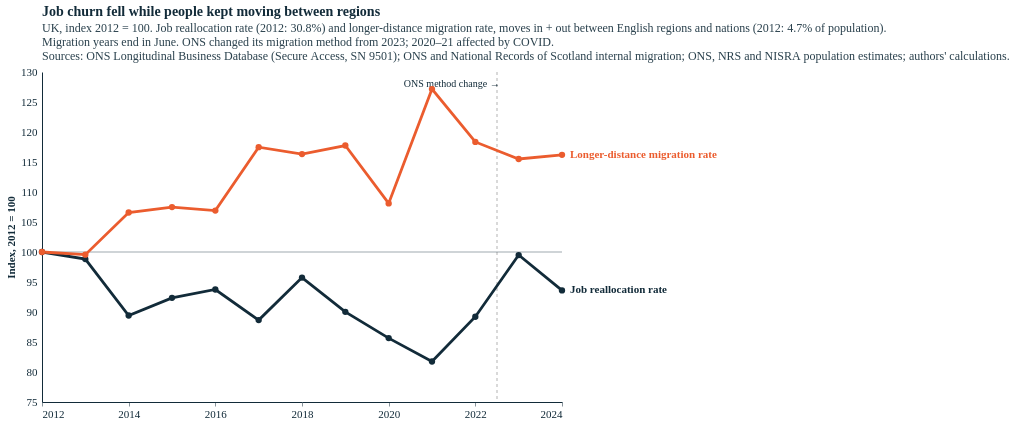

The notebook cell this image was saved under:
### Code cell
# (b) UK over time: reallocation vs gross migration, indexed 2012 = 100
uk2 = uk[["Job reallocation rate", "Longer-distance migration rate"]]
idx = (100 * uk2 / uk2.loc[2012]).reset_index(names="year").melt(id_vars="year", var_name="series", value_name="index")
raw = uk2.reset_index(names="year").melt(id_vars="year", var_name="series", value_name="rate")
idx = idx.merge(raw, on=["year", "series"])
SORD = ["Longer-distance migration rate", "Job reallocation rate"]; SCOL = [ECO["orange"], ECO["blue-dark"]]
end = idx[idx.year == idx.year.max()]
XT = alt.Scale(domain=[2012, 2024], nice=False)
YT = alt.Scale(domain=[75, 130], nice=False)
xe = lambda f, **k: alt.X(f, scale=XT, **k)
ye = lambda f, **k: alt.Y(f, scale=YT, **k)
tl = alt.layer(
    alt.Chart(pd.DataFrame({"x": [2022.5]})).mark_rule(strokeDash=[3, 3], color=GREY).encode(x=xe("x:Q")),
    alt.Chart(pd.DataFrame({"x": [2022.4], "y": [128], "t": ["ONS method change →"]})).mark_text(align="right", fontSize=10, color=TXT)
       .encode(x=xe("x:Q"), y=ye("y:Q"), text="t:N"),
    alt.Chart(pd.DataFrame({"v": [100.0]})).mark_rule(color=TXT, opacity=0.4).encode(y=ye("v:Q")),
    alt.Chart(idx).mark_line(strokeWidth=2.8, point=alt.OverlayMarkDef(size=40)).encode(
        x=xe("year:Q", title=None, axis=alt.Axis(format="d", values=list(range(2012, 2025, 2)))),
        y=ye("index:Q", title="Index, 2012 = 100"),
        color=alt.Color("series:N", scale=alt.Scale(domain=SORD, range=SCOL), legend=None),
        tooltip=["series:N", "year:Q", alt.Tooltip("rate:Q", format=".1f", title="Rate (%)"), alt.Tooltip("index:Q", format=".0f")]),
    alt.Chart(end).mark_text(align="left", dx=8, fontSize=11, fontWeight="bold").encode(
        x=xe("year:Q"), y=ye("index:Q"), text="series:N", color=alt.Color("series:N", scale=alt.Scale(domain=SORD, range=SCOL), legend=None)),
).properties(title=alt.Title("Job churn fell while people kept moving between regions",
    subtitle=[f"UK, index 2012 = 100. Job reallocation rate (2012: {uk.iloc[0, 0]:.1f}%) and longer-distance migration rate, moves in + out between English regions and nations (2012: {uk.iloc[0, 1]:.1f}% of population).",
              "Migration years end in June. ONS changed its migration method from 2023; 2020–21 affected by COVID.", SOURCE]))
styles.save(tl, str(FIG), "migration_reallocation_uk_trend", width=520, height=330)
tl.properties(width=520, height=330)

### Figure 1 — Vega-Lite specification as saved in the notebook (floating-point values rounded to 4 significant figures)
{"config": {"background": "#fff", "font": "Circular Std", "text": {"color": "#122b39", "font": "Circular Std", "align": "left", "dx": 7, "dy": 0, "fontSize": 11}, "view": {"stroke": null, "continuousWidth": 350, "continuousHeight": 280, "discreteWidth": 400, "discreteHeight": 300}, "bar": {"color": "#179fdb"}, "line": {"color": "#e6224b"}, "rule": {"color": "#122b39"}, "point": {"filled": true, "size": 80, "color": "#e6224b", "opacity": 0.95}, "geoshape": {"stroke": "white", "strokeWidth": 0.3}, "axis": {"labelColor": "#122b39", "labelFontSize": 11, "labelFont": "Circular Std", "tickColor": "#122b39", "tickOpacity": 0.5, "domainColor": "#122b39", "domainOpacity": 1, "gridColor": "#122b39", "gridDash": [2, 2], "gridOpacity": 0.5, "title": null, "titleColor": "#122b39", "tickSize": 4, "grid": false, "domain": true}, "axisXDiscrete": {"grid": false, "labelAngle": 0, "tickCount": 10, "tickOpacity": 0.5, "title": null}, "axisYDiscrete": {"ticks": false, "labelPadding": 5, "grid": false}, "axisXTemporal": {"grid": false, "ticks": true}, "axisXQuantitative": {"grid": false}, "axisYQuantitative": {"gridColor": "#122b39", "gridDash": [1, 5], "gridOpacity": 0.5, "ticks": false, "labelPadding": 5, "tickCount": 8, "grid": false}, "title": {"color": "#122b39", "subtitleColor": "#122b39E6", "font": "Circular Std", "subtitleFont": "Circular Std", "anchor": "start", "frame": "group", "fontSize": 14, "subtitleFontSize": 12, "subtitlePadding": 4, "offset": 0}, "legend": {"titleColor": "#122b39", "labelColor": "#122b39"}}, "layer": [{"data": {"name": "data-c9a153e8e3220147b867a77a58ab23ef"}, "mark": {"type": "rule", "color": "#B4B4B4", "strokeDash": [3, 3]}, "encoding": {"x": {"field": "x", "scale": {"domain": [2012, 2024], "nice": false}, "type": "quantitative"}}}, {"data": {"name": "data-72cc8d152464125dce8d2a4f5b142e8b"}, "mark": {"type": "text", "align": "right", "color": "#122b39", "fontSize": 10}, "encoding": {"text": {"field": "t", "type": "nominal"}, "x": {"field": "x", "scale": {"domain": [2012, 2024], "nice": false}, "type": "quantitative"}, "y": {"field": "y", "scale": {"domain": [75, 130], "nice": false}, "type": "quantitative"}}}, {"data": {"name": "data-967b250b00915ccf352077de60cc3767"}, "mark": {"type": "rule", "color": "#122b39", "opacity": 0.4}, "encoding": {"y": {"field": "v", "scale": {"domain": [75, 130], "nice": false}, "type": "quantitative"}}}, {"data": {"name": "data-e28b2a7531f36349e74dad6008d47318"}, "mark": {"type": "line", "point": {"size": 40}, "strokeWidth": 2.8}, "encoding": {"color": {"field": "series", "legend": null, "scale": {"domain": ["Longer-distance migration rate", "Job reallocation rate"], "range": ["#eb5c2e", "#122b39"]}, "type": "nominal"}, "tooltip": [{"field": "series", "type": "nominal"}, {"field": "year", "type": "quantitative"}, {"field": "rate", "format": ".1f", "title": "Rate (%)", "type": "quantitative"}, {"field": "index", "format": ".0f", "type": "quantitative"}], "x": {"axis": {"format": "d", "values": [2012, 2014, 2016, 2018, 2020, 2022, 2024]}, "field": "year", "scale": {"domain": [2012, 2024], "nice": false}, "title": null, "type": "quantitative"}, "y": {"field": "index", "scale": {"domain": [75, 130], "nice": false}, "title": "Index, 2012 = 100", "type": "quantitative"}}}, {"data": {"name": "data-d6b491dc5f23cb528575078cddeb22f4"}, "mark": {"type": "text", "align": "left", "dx": 8, "fontSize": 11, "fontWeight": "bold"}, "encoding": {"color": {"field": "series", "legend": null, "scale": {"domain": ["Longer-distance migration rate", "Job reallocation rate"], "range": ["#eb5c2e", "#122b39"]}, "type": "nominal"}, "text": {"field": "series", "type": "nominal"}, "x": {"field": "year", "scale": {"domain": [2012, 2024], "nice": false}, "type": "quantitative"}, "y": {"field": "index", "scale": {"domain": [75, 130], "nice": false}, "type": "quantitative"}}}], "height": 330, "title": {"text": "Job churn fell while people kept moving between regions", "subtitle": ["UK, index 2012 = 100. Job reallocation rate (2012: 30.8%) and longer-distance migration rate, moves in + out between English regions and nations (2012: 4.7% of population).", "Migration years end in June. ONS changed its migration method from 2023; 2020–21 affected by COVID.", "Sources: ONS Longitudinal Business Database (Secure Access, SN 9501); ONS and National Records of Scotland internal migration; ONS, NRS and NISRA population estimates; authors' calculations."]}, "width": 520, "$schema": "https://vega.github.io/schema/vega-lite/v5.20.1.json", "datasets": {"data-c9a153e8e3220147b867a77a58ab23ef": [{"x": 2022.0}], "data-72cc8d152464125dce8d2a4f5b142e8b": [{"x": 2022.0, "y": 128, "t": "ONS method change →"}], "data-967b250b00915ccf352077de60cc3767": [{"v": 100.0}], "data-e28b2a7531f36349e74dad6008d47318": [{"year": 2012, "series": "Job reallocation rate", "index": 100.0, "rate": 30.84}, {"year": 2013, "series": "Job reallocation rate", "index": 98.82, "rate": 30.47}, {"year": 2014, "series": "Job reallocation rate", "index": 89.42, "rate": 27.57}, {"year": 2015, "series": "Job reallocation rate", "index": 92.36, "rate": 28.48}, {"year": 2016, "series": "Job reallocation rate", "index": 93.75, "rate": 28.91}, {"year": 2017, "series": "Job reallocation rate", "index": 88.66, "rate": 27.34}, {"year": 2018, "series": "Job reallocation rate", "index": 95.74, "rate": 29.52}, {"year": 2019, "series": "Job reallocation rate", "index": 90.03, "rate": 27.76}, {"year": 2020, "series": "Job reallocation rate", "index": 85.65, "rate": 26.41}, {"year": 2021, "series": "Job reallocation rate", "index": 81.75, "rate": 25.21}, {"year": 2022, "series": "Job reallocation rate", "index": 89.21, "rate": 27.51}, {"year": 2023, "series": "Job reallocation rate", "index": 99.49, "rate": 30.68}, {"year": 2024, "series": "Job reallocation rate", "index": 93.6, "rate": 28.86}, {"year": 2012, "series": "Longer-distance migration rate", "index": 100.0, "rate": 4.677}, {"year": 2013, "series": "Longer-distance migration rate", "index": 99.56, "rate": 4.657}, {"year": 2014, "series": "Longer-distance migration rate", "index": 106.6, "rate": 4.985}, {"year": 2015, "series": "Longer-distance migration rate", "index": 107.5, "rate": 5.027}, {"year": 2016, "series": "Longer-distance migration rate", "index": 106.9, "rate": 5.0}, {"year": 2017, "series": "Longer-distance migration rate", "index": 117.5, "rate": 5.495}, {"year": 2018, "series": "Longer-distance migration rate", "index": 116.3, "rate": 5.44}, {"year": 2019, "series": "Longer-distance migration rate", "index": 117.7, "rate": 5.507}, {"year": 2020, "series": "Longer-distance migration rate", "index": 108.1, "rate": 5.056}, {"year": 2021, "series": "Longer-distance migration rate", "index": 127.2, "rate": 5.947}, {"year": 2022, "series": "Longer-distance migration rate", "index": 118.3, "rate": 5.535}, {"year": 2023, "series": "Longer-distance migration rate", "index": 115.5, "rate": 5.402}, {"year": 2024, "series": "Longer-distance migration rate", "index": 116.2, "rate": 5.435}], "data-d6b491dc5f23cb528575078cddeb22f4": [{"year": 2024, "series": "Job reallocation rate", "index": 93.6, "rate": 28.86}, {"year": 2024, "series": "Longer-distance migration rate", "index": 116.2, "rate": 5.435}]}}
